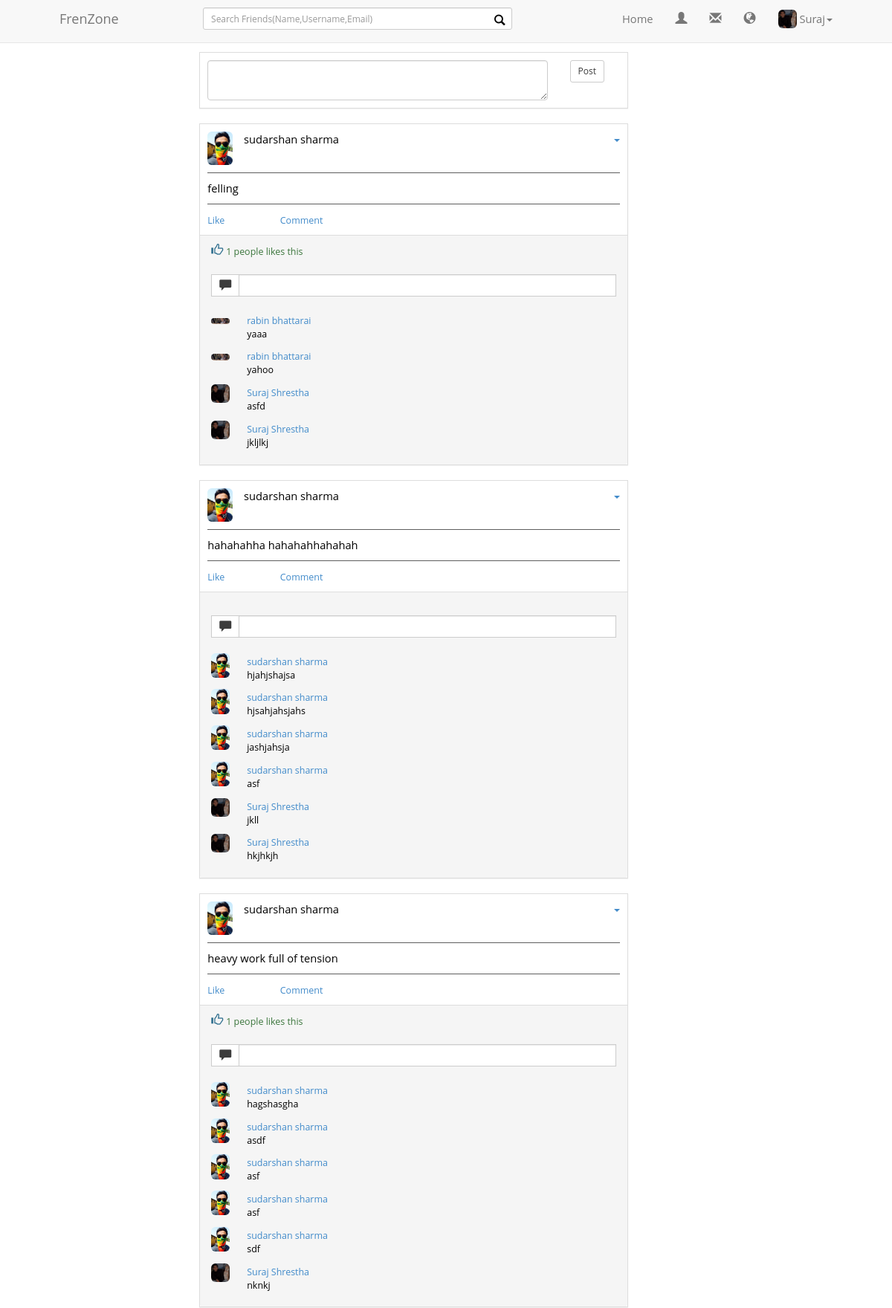
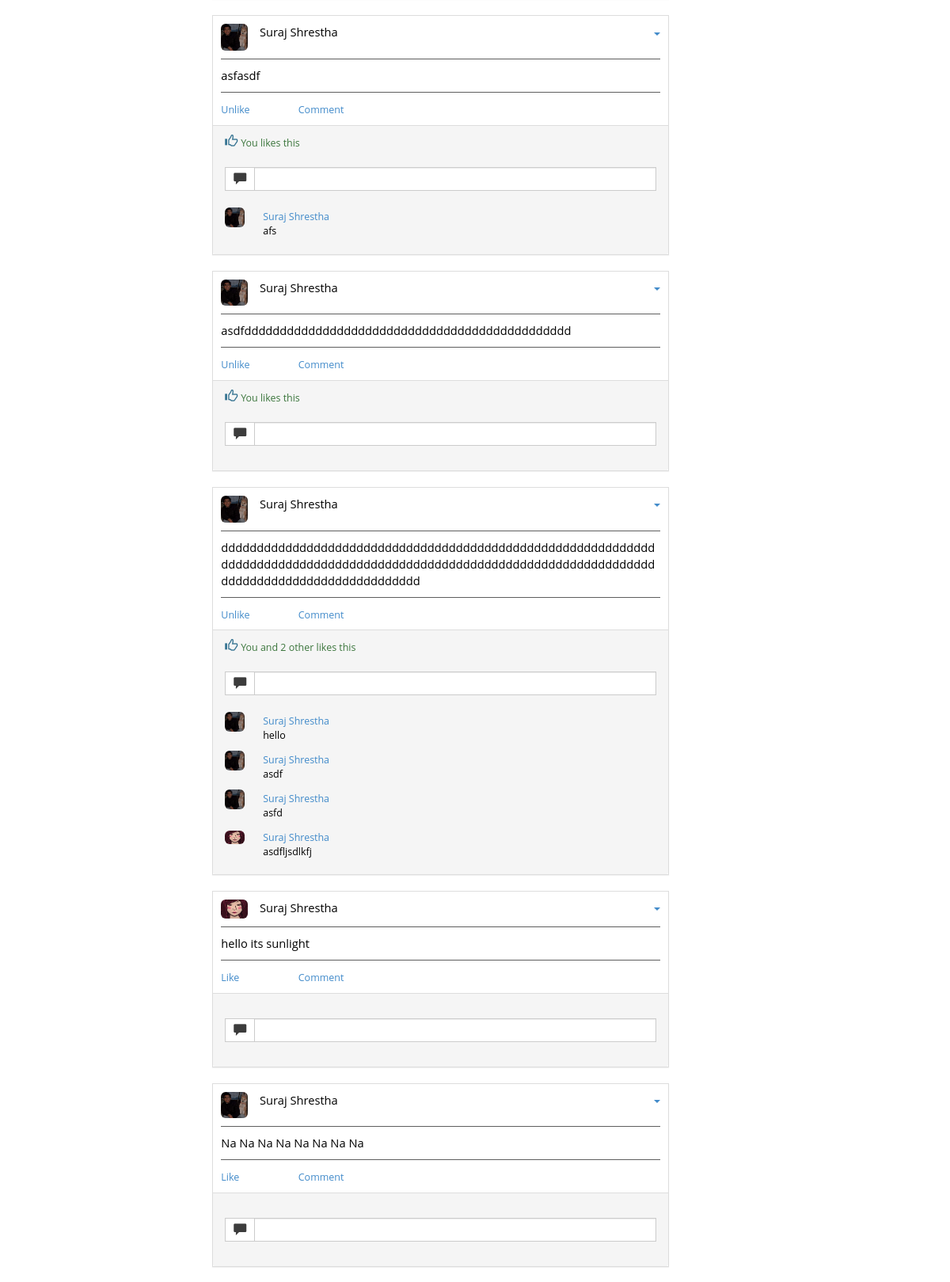
Screenshot of / (signed in, upper part) with the database file from the repository (2 pictures, top to bottom).
### tables this page shows
CREATE TABLE IF NOT EXISTS `status` (
`statusid` int(11) NOT NULL,
  `statuscode` bigint(11) NOT NULL,
  `userid` int(11) NOT NULL,
  `status` varchar(255) NOT NULL,
  `postdate` varchar(50) NOT NULL
);

CREATE TABLE IF NOT EXISTS `user` (
`userid` bigint(11) NOT NULL,
  `fname` varchar(50) NOT NULL,
  `mname` varchar(50) NOT NULL,
  `lname` varchar(50) NOT NULL,
  `useraddress` varchar(50) NOT NULL,
  `userphone` varchar(50) NOT NULL,
  `useremail` varchar(50) NOT NULL,
  `gender` varchar(50) NOT NULL,
  `dob` varchar(50) NOT NULL,
  `p_photo` varchar(255) NOT NULL,
  `c_photo` varchar(255) NOT NULL,
  `bloodgroup` varchar(10) NOT NULL,
  `username` varchar(50) NOT NULL,
  `password` varchar(50) NOT NULL,
  `dor` varchar(50) NOT NULL,
  `online` int(5) NOT NULL
);

CREATE TABLE IF NOT EXISTS `friendship` (
`friendshipid` bigint(11) NOT NULL,
  `userid` bigint(11) NOT NULL,
  `friendid` bigint(20) NOT NULL
);

CREATE TABLE IF NOT EXISTS `statuscomment` (
`commentid` int(11) NOT NULL,
  `statusid` int(11) NOT NULL,
  `userid` int(11) NOT NULL,
  `comment` varchar(255) NOT NULL,
  `commentdate` varchar(50) NOT NULL
);

### status_list.php (the view, shortened to what this page needs)
<?php
require_once('myfunctions.php');
$userid = $_SESSION['SESS_USERID'];
$sql = "SELECT * FROM status
          left join friendship on status.userid = friendship.userid
          or status.userid = friendship.friendid
          join user on status.userid = user.userid
          where friendship.userid = $userid or friendship.friendid = $userid or status.userid = $userid
          group by status.statuscode order by postdate desc";
$qry = $conn->query($sql);
if($qry){
    if($qry->num_rows){
        while($row = $qry->fetch_array()){
            $username = $row['fname']." ".$row['mname']." ".$row['lname'];
            $p_photo = $row['p_photo'];
            $status = $row['status'];
            $statuscode = $row['statuscode'];
            $statusid = $row['statusid'];
            ?>
            <div class="panel panel-default">
                <div class="panel-body" style="word-wrap: break-word;">
                    <div class="pull-right">
                        <div class="dropdown">
                            <a data-toggle="dropdown" href="#"><i class="caret"></i> </a>
                        </div>
                    </div>
                    <div class="row">
                        <div class="col-xs-2 col-sm-2 col-md-1 col-lg-1" style="padding-right: 0">
                            <img src='<?php echo $p_photo?>' class='img-responsive img-rounded' style="padding-right: 0; width: 40px">
                        </div>
                        <div class="col-xs-4 col-sm-4 col-md-4 col-lg-4" style="/*padding-left: 0*/">
                            <?php
                            echo $username;
                            ?>
                        </div>
                    </div>
                    <div class="row-fluid">
                        <div style="border-top: 1px solid #5e5e5e; margin-top: 10px; margin-bottom: 10px"></div>
                    </div>
                    <div class="row-fluid">
                        <?php
                        echo $status;
                        ?>
                    </div>
                    <div class="row-fluid">
                        <div style="border-top: 1px solid #5e5e5e; margin-top: 10px; margin-bottom: 10px"></div>
                    </div>
                    <div class="row">
                        <?php
                        $isliked = 0;
                        $totalliked = 0;
                        $sql1 = "select *from statuslike where statusid = $statusid";
                        $qry1 = $conn->query($sql1);
                        if($qry1){
                            if($totalliked = $qry1->num_rows){
                                while($row = $qry1->fetch_array()){
                                    if($row['userid'] == $userid){
                                        $isliked = 1;
                                        break;
                                    }
                                }
                            }
                        }
                        ?>
                        <div class="col-xs-4 col-sm-2 col-md-2">
                            <a href="#" class="status_like" data-value="<?php echo $statuscode?>" id="s_l_<?php echo $statuscode?>">
                                <?php
                                if($isliked){
                                    ?>
                                    <span class="small">Unlike</span>
                                <?php
                                }else{
                                    ?>
                                    <span class="small">Like</span>
                                <?php
                                }
                                ?>
                            </a>
                        </div>
                        <div class="col-xs-5 col-sm-2 col-md-3">
                            <a href="#" data-value="<?php echo $statuscode?>">
                                <span class="small">Comment</span>
                            </a>
                        </div>
                    </div>
                </div>
                <div class="panel-footer" style="word-wrap: break-word;">
                    <div class="row-fluid">
                        <?php
                        if($isliked){
                            if($totalliked > 1){
                                ?>
                                <i class="glyphicon glyphicon-thumbs-up text-info"></i> <span class="small text-success">You and <?php echo $totalliked?> other likes this</span>
                            <?php
                            }elseif($totalliked == 1){
                                ?>
                                <i class="glyphicon glyphicon-thumbs-up text-info"></i> <span class="small text-success">You likes this</span>
                            <?php
                            }
                        }else{
                            if($totalliked){
                                ?>
                                <i class="glyphicon glyphicon-thumbs-up text-info"></i> <span class="small text-success"><?php echo $totalliked?> people likes this</span>
                            <?php
                            }
                        }
                        ?>
                    </div><br />
                    <div class="row-fluid">
                        <form method="post" action="#" class="comment-form" id="u_c_<?php echo $statuscode?>" data-value="<?php echo $statuscode?>">
                            <div class="input-group input-group-sm">
                            <span class="input-group-btn">
                                <button class="btn btn-default" style="border-radius: 0">
                                    <i class="glyphicon glyphicon-comment"></i>
                                </button>
                            </span>
                                <input type="text" class="form-control" name="comment_msg" id="comment_msg" style="border-radius: 0">
                            </div>
                        </form>
                    </div><br />
                    <div id="comment_list">
                        <?php
                        $sql1 = "select *from statuscomment join user on statuscomment.userid = user.userid where statusid = $statusid";
                        $qry1 = $conn->query($sql1);
                        if($qry1){
                            if($totalcomment = $qry1->num_rows){
                                while($row = $qry1->fetch_array()){
                                    ?>
                                    <div class="row">
                                        <div class="col-xs-1 col-sm-1 col-md-1">
                                            <img src='<?php echo $row['p_photo']?>' class='img-rounded' style="padding-right: 0; width: 25px">
                                        </div>
                                        <div class="col-xs-11 col-sm-11 col-md-11">
                                            <div class="row-fluid">
                                                <a href="#" data-value="<?php echo $row['username']?>">
                                                    <span class="small"><?php echo $row['fname'].' '.$row['mname'].' '.$row['lname']?></span>
                                                </a>
                                            </div>
                                            <div class="row-fluid">
                                                <p class="small">
                                                    <?php echo $row['comment']?>
                                                </p>
                                            </div>
                                        </div>
                                    </div>
                                <?php
                                }
                            }
                        }
                        ?>
                    </div>
                </div>
            </div>
        <?php
        }
    }else{
        echo "";
    }
}else{
    echo $conn->error();
}
?>

### head.php (style rules this page uses)
i { font-size:16px; }

### rows the page displays
status: userid.p_photo (picture), userid.lname "sudarshan sharma", status "felling", $statuscode 3016 (drawn), shows "Like", friendship.userid "1"
statuscomment: userid.p_photo (picture), userid.fname "rabin", userid.lname "bhattarai", comment "yaaa"
statuscomment: userid.p_photo (picture), userid.fname "rabin", userid.lname "bhattarai", comment "yahoo"
statuscomment: userid.p_photo (picture), userid.fname "Suraj", userid.lname "Shrestha", comment "asfd"
statuscomment: userid.p_photo (picture), userid.fname "Suraj", userid.lname "Shrestha", comment "jkljlkj"
status: userid.p_photo (picture), userid.lname "sudarshan sharma", status "hahahahha hahahahhahahah", $statuscode 3015 (drawn), shows "Like"
statuscomment: userid.p_photo (picture), userid.fname "sudarshan", userid.lname "sharma", comment "hjahjshajsa"
statuscomment: userid.p_photo (picture), userid.fname "sudarshan", userid.lname "sharma", comment "hjsahjahsjahs"
statuscomment: userid.p_photo (picture), userid.fname "sudarshan", userid.lname "sharma", comment "jashjahsja"
statuscomment: userid.p_photo (picture), userid.fname "sudarshan", userid.lname "sharma", comment "asf"
statuscomment: userid.p_photo (picture), userid.fname "Suraj", userid.lname "Shrestha", comment "jkll"
statuscomment: userid.p_photo (picture), userid.fname "Suraj", userid.lname "Shrestha", comment "hkjhkjh"
status: userid.p_photo (picture), userid.lname "sudarshan sharma", status "heavy work full of tension", $statuscode 3014 (drawn), shows "Like", totalliked "1"
statuscomment: userid.p_photo (picture), userid.fname "sudarshan", userid.lname "sharma", comment "hagshasgha"
statuscomment: userid.p_photo (picture), userid.fname "sudarshan", userid.lname "sharma", comment "asdf"
statuscomment: userid.p_photo (picture), userid.fname "sudarshan", userid.lname "sharma", comment "asf"
statuscomment: userid.p_photo (picture), userid.fname "sudarshan", userid.lname "sharma", comment "asf"
statuscomment: userid.p_photo (picture), userid.fname "sudarshan", userid.lname "sharma", comment "sdf"
statuscomment: userid.p_photo (picture), userid.fname "Suraj", userid.lname "Shrestha", comment "nknkj"
status: userid.p_photo (picture), userid.lname "Suraj Shrestha", status "asfasdf", $statuscode 3012 (drawn), shows "Unlike", shows "You likes this"
statuscomment: userid.p_photo (picture), userid.fname "Suraj", userid.lname "Shrestha", comment "afs"
status: userid.p_photo (picture), userid.lname "Suraj Shrestha", status "asdfdddddddddddddddddddddddddddddddddddddddddddddd", $statuscode 3010 (drawn), shows "Unlike", shows "You likes this"
status: userid.p_photo (picture), userid.lname "Suraj Shrestha", status "dddddddddddddddddddddddddddddddddddddddddddddddddddddddddddddddddddddddddddddddddddddddddddddddddddddddddddddddddddddddddddddddddddddddddddddddddddddd", $statuscode 3011 (drawn), shows "Unlike", totalliked "2"
statuscomment: userid.p_photo (picture), userid.fname "Suraj", userid.lname "Shrestha", comment "hello"
statuscomment: userid.p_photo (picture), userid.fname "Suraj", userid.lname "Shrestha", comment "asdf"
statuscomment: userid.p_photo (picture), userid.fname "Suraj", userid.lname "Shrestha", comment "asfd"
statuscomment: userid.p_photo (picture), userid.fname "Suraj", userid.lname "Shrestha", comment "asdfljsdlkfj"
status: userid.p_photo (picture), userid.lname "Suraj Shrestha", status "hello its sunlight", $statuscode 3002 (drawn), shows "Like"
status: userid.p_photo (picture), userid.lname "Suraj Shrestha", status "Na Na Na Na Na Na Na Na", $statuscode 3007 (drawn), shows "Like"

### other values shown
$_SESSION['SESS_FNAME'] "Suraj"
